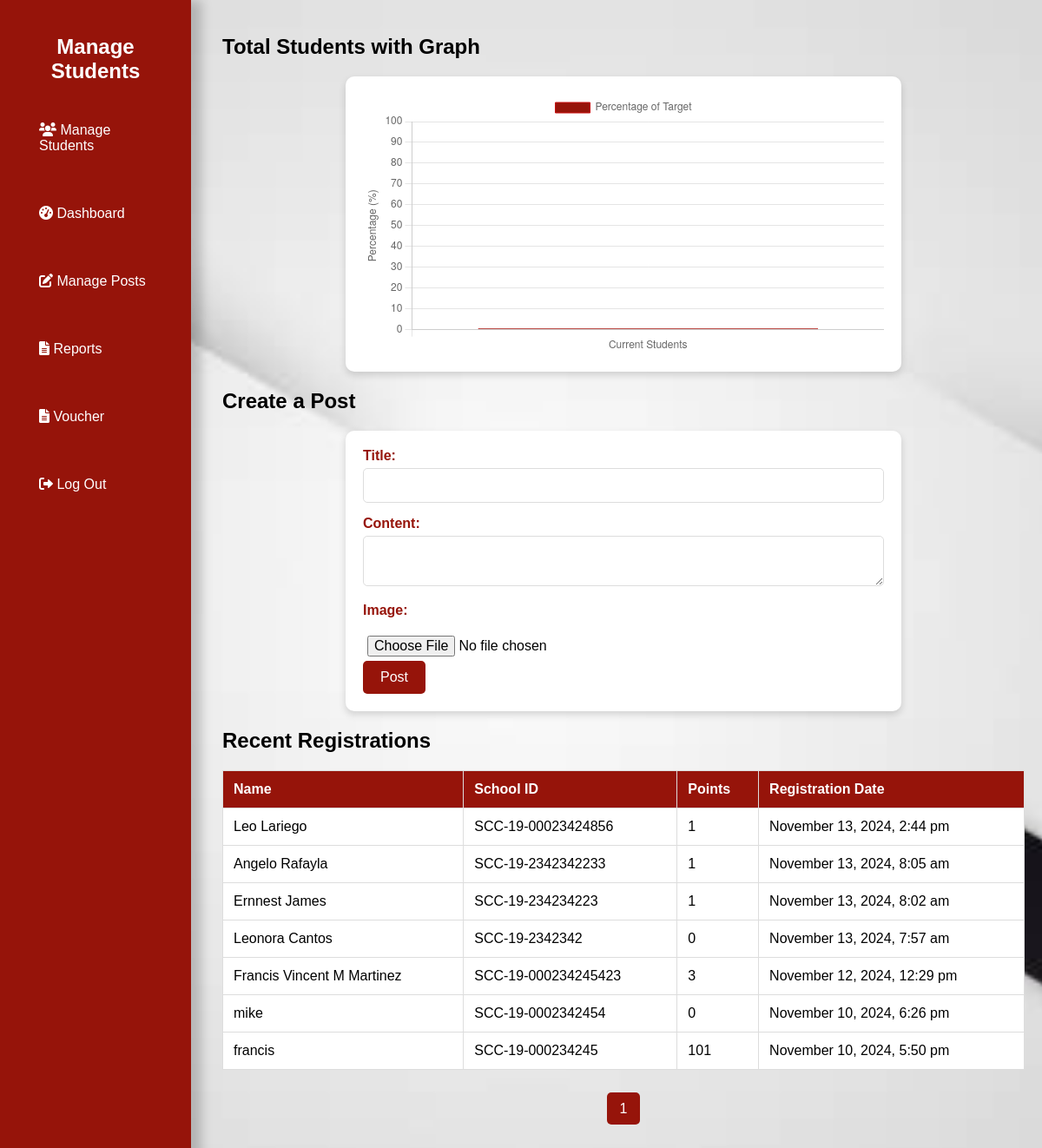
The app's page /admindash.php (signed in) with its own data.
### tables this page shows
CREATE TABLE `students` (
  `id` int(11) NOT NULL,
  `name` varchar(255) NOT NULL,
  `birthdate` date NOT NULL,
  `school_id_number` varchar(50) NOT NULL,
  `username` varchar(50) NOT NULL,
  `password` varchar(255) NOT NULL,
  `points` int(11) DEFAULT 0,
  `user_type` enum('student','teacher') NOT NULL,
  `profile_picture` varchar(255) DEFAULT NULL,
  `created_at` timestamp NOT NULL DEFAULT current_timestamp(),
  `register_date` datetime DEFAULT current_timestamp(),
  `status` enum('pending','approved') DEFAULT 'pending',
  `registration_date` timestamp NOT NULL DEFAULT current_timestamp(),
  `email` varchar(255) NOT NULL
);

### admindash.php (the view, shortened to what this page needs)
<?php
$conn = new mysqli('localhost', 'root', '', 'student_rewards');
$count_sql = "SELECT COUNT(*) AS total FROM students";
$count_stmt = $conn->prepare($count_sql);
$count_stmt->execute();
$count_result = $count_stmt->get_result();
$total_students = $count_result->fetch_assoc()['total'];
$results_per_page = 10;
$page = isset($_GET['page']) ? intval($_GET['page']) : 1;
$offset = ($page - 1) * $results_per_page;
$search_query = "";
$count_sql = "SELECT COUNT(*) AS total FROM students";
$count_stmt = $conn->prepare($count_sql);
$count_stmt->execute();
$count_result = $count_stmt->get_result();
$total_records = $count_result->fetch_assoc()['total'];
$total_pages = ceil($total_records / $results_per_page);
$sql = "SELECT id, name, school_id_number, points, registration_date FROM students";
$sql .= " ORDER BY registration_date DESC LIMIT ? OFFSET ?";
$stmt = $conn->prepare($sql);
if (!empty($search_query)) {
    $stmt->bind_param("sii", $search_param, $results_per_page, $offset);
} else {
    $stmt->bind_param("ii", $results_per_page, $offset);
}
$stmt->execute();
$result = $stmt->get_result();
?>
<!DOCTYPE html>
<html lang="en">
<head>
    <link rel="stylesheet" href="adminstyle.css">
    <link rel="stylesheet" href="https://cdnjs.cloudflare.com/ajax/libs/font-awesome/6.0.0-beta3/css/all.min.css">
</head>
<body>
<div class="sidebar">
    <h2>Manage Students</h2>
    <ul>
        <li><a href="admin.php"><i class="fas fa-users"></i> Manage Students</a></li>
        <li><a href="admindash.php"><i class="fas fa-tachometer-alt"></i> Dashboard</a></li>
        <li><a href="manage_posts.php"><i class="fas fa-edit"></i> Manage Posts</a></li>
        <li><a href="reports.php"><i class="fas fa-file-alt"></i> Reports</a></li>
        <li><a href="admin_voucher.php"><i class="fas fa-file-alt"></i> Voucher</a></li>
        <li><a href="logout.php"><i class="fas fa-sign-out-alt"></i> Log Out</a></li>
    </ul>
</div>
<div class="main-content">
    <h2>Total Students with Graph</h2>
    <div class="total-students-box">
        <canvas id="studentChart" width="400" height="200"></canvas>
    </div>
    <div>
        <h2>Create a Post</h2>
    </div>
    <form method="POST" action="admindash.php" enctype="multipart/form-data">
        <label>Title:</label>
        <input type="text" name="title" required><br>
        <label>Content:</label>
        <textarea name="content" required></textarea><br>
        <label>Image:</label>
        <input type="file" name="image"><br>
        <button type="submit" name="submit_post">Post</button>
    </form>
    <div class="recent-registrations">
        <h2>Recent Registrations</h2>
        <table class="student-table">
            <thead>
                <tr>
                    <th>Name</th>
                    <th>School ID</th>
                    <th>Points</th>
                    <th>Registration Date</th>
                </tr>
            </thead>
            <tbody>
                <?php while ($row = $result->fetch_assoc()) { ?>
                    <tr>
                        <td><?php echo htmlspecialchars($row['name']); ?></td>
                        <td><?php echo htmlspecialchars($row['school_id_number']); ?></td>
                        <td><?php echo htmlspecialchars($row['points']); ?></td>
                        <td><?php echo date("F j, Y, g:i a", strtotime($row['registration_date'])); ?></td>
                    </tr>
                <?php } ?>
            </tbody>
        </table>
    </div>
    <div class="pagination">
        <ul>
            <?php for ($i = 1; $i <= $total_pages; $i++) { ?>
                <li><a href="?page=<?php echo $i; ?>"><?php echo $i; ?></a></li>
            <?php } ?>
        </ul>
    </div>
</div>
<script>
    document.addEventListener('DOMContentLoaded', () => {
        const totalStudents = <?php echo $total_students; ?>;
        const target = 1000;
        const percentage = Math.min((totalStudents / target) * 100, 100);
        const ctx = document.getElementById('studentChart').getContext('2d');
        new Chart(ctx, {
            type: 'bar',
            data: {
                labels: ['Current Students'],
                datasets: [{
                    label: 'Percentage of Target',
                    data: [percentage],
                    backgroundColor: '#96140a',
                    borderColor: '#c81010',
                    borderWidth: 1
                }]
            },
            options: {
                scales: {
                    y: {
                        beginAtZero: true,
                        max: 100,
                        title: {
                            display: true,
                            text: 'Percentage (%)'
                        }
                    }
                },
                plugins: {
                    tooltip: {
                        callbacks: {
                            label: function(context) {
                                return `${totalStudents} students (${percentage.toFixed(1)}% of target)`;
                            }
                        }
                    }
                }
            }
        });
    });
</script>
</body>
</html>

### adminstyle.css (style rules this page uses)
body { font-family: Arial, sans-serif; margin: 0; padding-left: 3%; background: url("rwbg.jpg") no-repeat center center fixed; background-size: cover; color: rgb(0, 0, 0); }
.sidebar { width: 200px; height: 100%; background-color: #96140a; padding: 20px; position: fixed; top: 0; left: 0; transition: all 0.3s ease; box-shadow: 12px 0 12px rgba(0, 0, 0, 0.2); }
.sidebar h2 { color: white; text-align: center; }
.sidebar ul { list-style: none; padding: 0; }
.sidebar li { margin-bottom: 10px; }
.sidebar a { text-decoration: none; color: white; padding: 25px; display: block; transition: background 0.3s; }
.main-content { margin-left: 220px; padding: 20px; transition: margin-left 0.3s ease; }
table { width: 100%; border-collapse: collapse; background-color: white; }
th, td { border: 1px solid #ddd; padding: 12px; text-align: left; }
th { background-color: #96140a; color: white; }
.pagination { text-align: center; margin: 20px 0; }
.pagination a { padding: 8px 16px; background-color: #96140a; color: white; text-decoration: none; border-radius: 4px; margin: 0 5px; }
.total-students-box { background-color: white; border-radius: 10px; padding: 20px; box-shadow: 0 4px 8px rgba(0, 0, 0, 0.15); margin-bottom: 20px; text-align: center; width: 100%; max-width: 600px; margin: 0 auto; }
form { background-color: #fff; border-radius: 10px; padding: 20px; box-shadow: 0 4px 8px rgba(0, 0, 0, 0.15); max-width: 600px; margin: 20px auto; }
form label { display: block; font-weight: bold; margin-bottom: 5px; color: #96140a; }
form input[type="text"], form textarea { width: 100%; padding: 10px; border: 1px solid #ddd; border-radius: 5px; margin-bottom: 15px; font-size: 1rem; box-sizing: border-box; }
form input[type="file"] { margin-top: 10px; padding: 5px; font-size: 1rem; }
form button[type="submit"] { background-color: #96140a; color: white; border: none; padding: 10px 20px; font-size: 1rem; border-radius: 5px; cursor: pointer; transition: background-color 0.3s ease; }
.pagination { display: flex; justify-content: center; margin-top: 20px; }
.pagination ul { list-style-type: none; padding: 0; display: flex; gap: 10px; }
.pagination li { display: inline; }
.pagination a { text-decoration: none; padding: 10px 15px; background-color: #96140a; color: white; border-radius: 5px; transition: background-color 0.3s; }
@media (max-width: 1200px) { .sidebar { width: 180px; } }
@media (max-width: 1200px) { .main-content { margin-left: 200px; } }
@media (max-width: 1200px) { .sidebar a { font-size: 16px; } }

### records on screen
students: name "Leo Lariego", school_id_number "SCC-19-00023424856", points "1", registration_date "November 13, 2024, 2:44 pm"
students: name "Angelo Rafayla", school_id_number "SCC-19-2342342233", points "1", registration_date "November 13, 2024, 8:05 am"
students: name "Ernnest James", school_id_number "SCC-19-234234223", points "1", registration_date "November 13, 2024, 8:02 am"
students: name "Leonora Cantos", school_id_number "SCC-19-2342342", points "0", registration_date "November 13, 2024, 7:57 am"
students: name "Francis Vincent M Martinez", school_id_number "SCC-19-000234245423", points "3", registration_date "November 12, 2024, 12:29 pm"
students: name "mike", school_id_number "SCC-19-0002342454", points "0", registration_date "November 10, 2024, 6:26 pm"
students: name "francis", school_id_number "SCC-19-000234245", points "101", registration_date "November 10, 2024, 5:50 pm"

### other values on screen
chart data {{ $total_students }} 7
